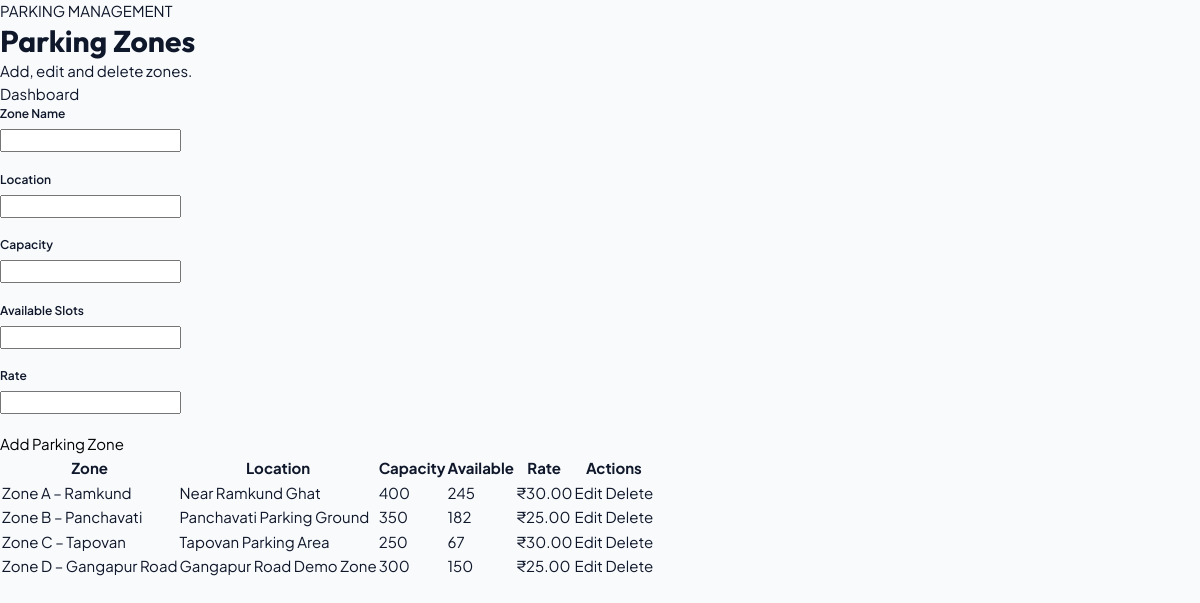
Page /php/zones.php (signed in) on the committed database.
### tables this page shows
CREATE TABLE parking_zones (
  id INT PRIMARY KEY AUTO_INCREMENT,
  provider_id INT NOT NULL,
  zone_name VARCHAR(100) NOT NULL,
  location VARCHAR(150) NOT NULL,
  capacity INT NOT NULL,
  available_slots INT NOT NULL,
  rate DECIMAL(10,2) NOT NULL,
  FOREIGN KEY(provider_id) REFERENCES providers(id) ON DELETE CASCADE
);

### php/zones.php (the view, shortened to what this page needs)
<?php
session_start();if(!isset($_SESSION["admin"])){header("Location: login.php");exit;}require "db.php";
$message="";$edit=null;
$zones=$conn->query("SELECT * FROM parking_zones ORDER BY id");
?>
<!DOCTYPE html><html><head><meta charset="UTF-8"><meta name="viewport" content="width=device-width,initial-scale=1.0"><title>Parking Zones | KumbhPark</title><link rel="stylesheet" href="../style.css"></head>
<body><div class="dashboard"><div class="dashboard-head"><div><span class="small-title">PARKING MANAGEMENT</span><h1>Parking Zones</h1><p>Add, edit and delete zones.</p></div><a class="secondary-btn" href="dashboard.php">Dashboard</a></div>
<form method="POST" class="panel"><div class="form-grid"><input type="hidden" name="id" value="<?php echo htmlspecialchars($edit["id"]??""); ?>"><div class="form-group"><label>Zone Name</label><input name="zone_name" required value="<?php echo htmlspecialchars($edit["zone_name"]??""); ?>"></div><div class="form-group"><label>Location</label><input name="location" required value="<?php echo htmlspecialchars($edit["location"]??""); ?>"></div><div class="form-group"><label>Capacity</label><input name="capacity" type="number" required value="<?php echo htmlspecialchars($edit["capacity"]??""); ?>"></div><div class="form-group"><label>Available Slots</label><input name="available" type="number" required value="<?php echo htmlspecialchars($edit["available_slots"]??""); ?>"></div><div class="form-group"><label>Rate</label><input name="rate" type="number" step="0.01" required value="<?php echo htmlspecialchars($edit["rate"]??""); ?>"></div></div><button class="form-submit" name="<?php echo $edit?"update":"add"; ?>"><?php echo $edit?"Save Changes":"Add Parking Zone"; ?></button></form>
<section class="panel"><table class="data-table"><tr><th>Zone</th><th>Location</th><th>Capacity</th><th>Available</th><th>Rate</th><th>Actions</th></tr><?php while($z=$zones->fetch_assoc()): ?><tr><td><?php echo htmlspecialchars($z["zone_name"]); ?></td><td><?php echo htmlspecialchars($z["location"]); ?></td><td><?php echo $z["capacity"]; ?></td><td><?php echo $z["available_slots"]; ?></td><td>₹<?php echo $z["rate"]; ?></td><td><a class="mini-btn" href="?edit=<?php echo $z["id"]; ?>">Edit</a> <a class="mini-btn danger" href="?delete=<?php echo $z["id"]; ?>" onclick="return confirm('Delete this zone?')">Delete</a></td></tr><?php endwhile; ?></table></section></div></body></html>

### style.css (style rules this page uses)
:root { --primary: #0d7658; --primary-light: #129a73; --primary-dark: #09533e; --primary-subtle: #e8f5f0; --accent: #f59e0b; --accent-light: #fbbf24; --accent-dark: #d97706; --accent-subtle: #fef3c7; --slot-available-bg: #ecfdf5; --slot-available-border: #10b981; --slot-available-text: #065f46; --slot-available-glow: rgba(16, 185, 129, 0.25); --slot-booked-bg: #fef2f2; --slot-booked-border: #ef4444; --slot-booked-text: #991b1b; --slot-booked-glow: rgba(239, 68, 68, 0.2); --slot-reserved-bg: #fffbeb; --slot-reserved-border: #f59e0b; --slot-reserved-text: #92400e; --slot-reserved-glow: rgba(245, 158, 11, 0.2); --slot-unavailable-bg: #f1f5f9; --slot-unavailable-border: #64748b; --slot-unavailable-text: #334155; --slot-unavailable-glow: rgba(100, 116, 139, 0.15); --bg-page: #f8fafc; --bg-surface: #ffffff; --bg-elevated: #ffffff; --text-main: #0f172a; --text-muted: #64748b; --text-subtle: #94a3b8; --border-light: #e2e8f0; --border-focus: #0d7658; --shadow-sm: 0 1px 2px 0 rgba(0, 0, 0, 0.05); --shadow-md: 0 4px 6px -1px rgba(0, 0, 0, 0.07), 0 2px 4px -2px rgba(0, 0, 0, 0.05); --shadow-lg: 0 10px 15px -3px rgba(0, 0, 0, 0.08), 0 4px 6px -4px rgba(0, 0, 0, 0.04); --shadow-xl: 0 20px 25px -5px rgba(0, 0, 0, 0.1), 0 8px 10px -6px rgba(0, 0, 0, 0.05); --shadow-glow: 0 0 20px rgba(13, 118, 88, 0.15); --radius-sm: 8px; --radius-md: 12px; --radius-lg: 18px; --radius-full: 9999px; --sidebar-width: 260px; --navbar-height: 72px; }
*, *::before, *::after { margin: 0; padding: 0; box-sizing: border-box; }
html { scroll-behavior: smooth; font-size: 15px; }
body { font-family: 'Plus Jakarta Sans', system-ui, -apple-system, sans-serif; background-color: var(--bg-page); color: var(--text-main); line-height: 1.5; min-height: 100vh; -webkit-font-smoothing: antialiased; }
h1, h2, h3, h4, h5, h6 { font-family: 'Outfit', 'Plus Jakarta Sans', sans-serif; color: var(--text-main); font-weight: 700; line-height: 1.25; }
a { text-decoration: none; color: inherit; transition: all 0.2s ease; }
button, input, select, textarea { font-family: inherit; font-size: inherit; }
button { cursor: pointer; border: none; background: none; transition: all 0.2s ease; }
.form-group { margin-bottom: 18px; }
.form-group label { display: block; font-size: 12px; font-weight: 600; color: var(--text-main); margin-bottom: 6px; }

### rows in the picture
parking_zones: zone_name "Zone A – Ramkund", location "Near Ramkund Ghat", capacity "400", available_slots "245", rate "30.00"
parking_zones: zone_name "Zone B – Panchavati", location "Panchavati Parking Ground", capacity "350", available_slots "182", rate "25.00"
parking_zones: zone_name "Zone C – Tapovan", location "Tapovan Parking Area", capacity "250", available_slots "67", rate "30.00"
parking_zones: zone_name "Zone D – Gangapur Road", location "Gangapur Road Demo Zone", capacity "300", available_slots "150", rate "25.00"
